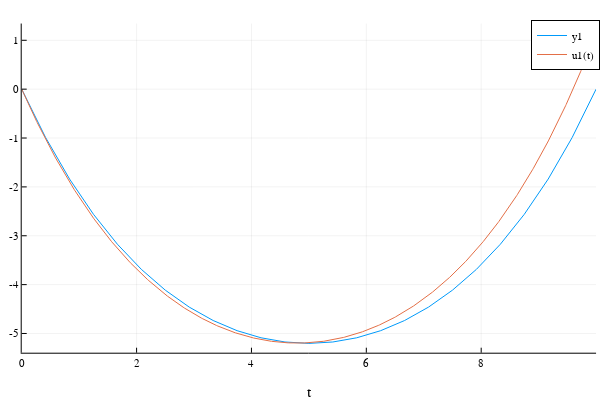

Source (notebook cell):
### Code cell
#Let's try integrating with DifferentialEquations.jl again with this new x0
tspan = (0.0,w)
prob = ODEProblem(f,x0,tspan)
sol2 = solve(prob,Tsit5(),reltol=1e-8,abstol=1e-8);

#Compare against reference IPOPT solution
plot(LinRange(0,w,n),y_ref)
plot!(sol2, vars=1)

### Figure 1 — Plotly figure (JSON) as saved in the notebook; plotly's stock layout.template omitted (floating-point values rounded to 4 significant figures; data arrays with more than 128 entries replaced by an {"elided": "..."} marker saying what was removed)
{"data": [{"colorbar": {"title": ""}, "legendgroup": "y1", "line": {"color": "rgba(0, 154, 250, 1.000)", "dash": "solid", "shape": "linear", "width": 1}, "mode": "lines", "name": "y1", "showlegend": true, "type": "scatter", "x": [0, 0.4167, 0.8333, 1.25, 1.667, 2.083, 2.5, 2.917, 3.333, 3.75, 4.167, 4.583, 5, 5.417, 5.833, 6.25, 6.667, 7.083, 7.5, 7.917, 8.333, 8.75, 9.167, 9.583, 10], "xaxis": "x", "y": [-2.892e-41, -0.991, -1.839, -2.562, -3.174, -3.688, -4.114, -4.46, -4.735, -4.942, -5.088, -5.174, -5.203, -5.174, -5.088, -4.942, -4.735, -4.46, -4.114, -3.688, -3.174, -2.562, -1.839, -0.991, 0], "yaxis": "y", "zmax": null, "zmin": null}, {"colorbar": {"title": ""}, "legendgroup": "u1(t)", "line": {"color": "rgba(227, 111, 71, 1.000)", "dash": "solid", "shape": "linear", "width": 1}, "mode": "lines", "name": "u1(t)", "showlegend": true, "type": "scatter", "x": {"elided": "1000 float values"}, "xaxis": "x", "y": {"elided": "1000 float values"}, "yaxis": "y", "zmax": null, "zmin": null}], "layout": {"annotations": [], "height": 400, "legend": {"bgcolor": "rgba(255, 255, 255, 1.000)", "bordercolor": "rgba(0, 0, 0, 1.000)", "borderwidth": 1, "font": {"color": "rgba(0, 0, 0, 1.000)", "family": "sans-serif", "size": 11}, "title": {"font": {"color": "rgba(0, 0, 0, 1.000)", "family": "sans-serif", "size": 15}, "text": ""}, "tracegroupgap": 0, "traceorder": "normal", "x": 1, "xanchor": "auto", "y": 1, "yanchor": "auto"}, "margin": {"b": 20, "l": 0, "r": 0, "t": 20}, "paper_bgcolor": "rgba(255, 255, 255, 1.000)", "plot_bgcolor": "rgba(255, 255, 255, 1.000)", "showlegend": true, "width": 600, "xaxis": {"anchor": "y", "domain": [0.03619, 0.9934], "gridcolor": "rgba(0, 0, 0, 0.100)", "gridwidth": 0.5, "linecolor": "rgba(0, 0, 0, 1.000)", "mirror": false, "range": [0, 10], "showgrid": true, "showline": true, "showticklabels": true, "tickangle": 0, "tickcolor": "rgb(0, 0, 0)", "tickfont": {"color": "rgba(0, 0, 0, 1.000)", "family": "sans-serif", "size": 11}, "tickmode": "array", "ticks": "inside", "ticktext": ["0", "2", "4", "6", "8", "10"], "tickvals": [0, 2, 4, 6, 8, 10], "title": "t", "titlefont": {"color": "rgba(0, 0, 0, 1.000)", "family": "sans-serif", "size": 15}, "type": "-", "visible": true, "zeroline": false, "zerolinecolor": "rgba(0, 0, 0, 1.000)"}, "yaxis": {"anchor": "x", "domain": [0.07581, 0.9902], "gridcolor": "rgba(0, 0, 0, 0.100)", "gridwidth": 0.5, "linecolor": "rgba(0, 0, 0, 1.000)", "mirror": false, "range": [-5.393, 1.343], "showgrid": true, "showline": true, "showticklabels": true, "tickangle": 0, "tickcolor": "rgb(0, 0, 0)", "tickfont": {"color": "rgba(0, 0, 0, 1.000)", "family": "sans-serif", "size": 11}, "tickmode": "array", "ticks": "inside", "ticktext": ["-5", "-4", "-3", "-2", "-1", "0", "1"], "tickvals": [-5, -4, -3, -2, -1, 0, 1], "title": "", "titlefont": {"color": "rgba(0, 0, 0, 1.000)", "family": "sans-serif", "size": 15}, "type": "-", "visible": true, "zeroline": false, "zerolinecolor": "rgba(0, 0, 0, 1.000)"}}}
